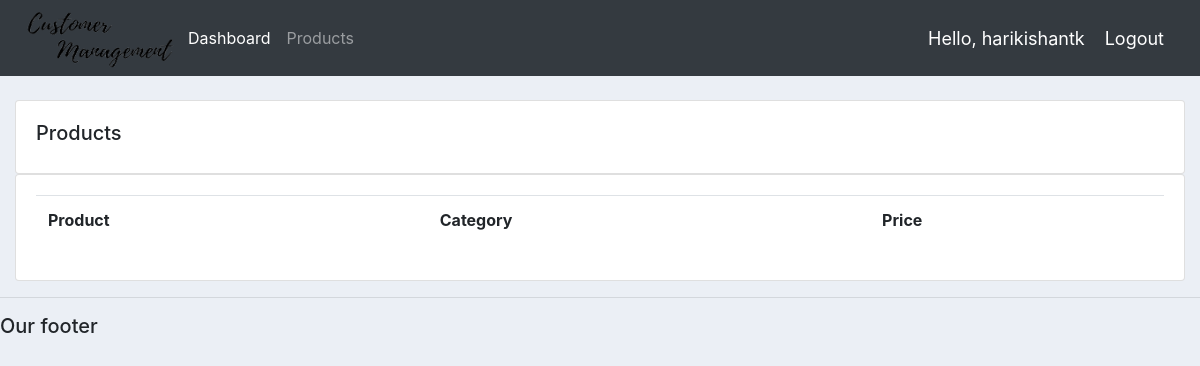
Before: /products/ (signed in) with the older database file.
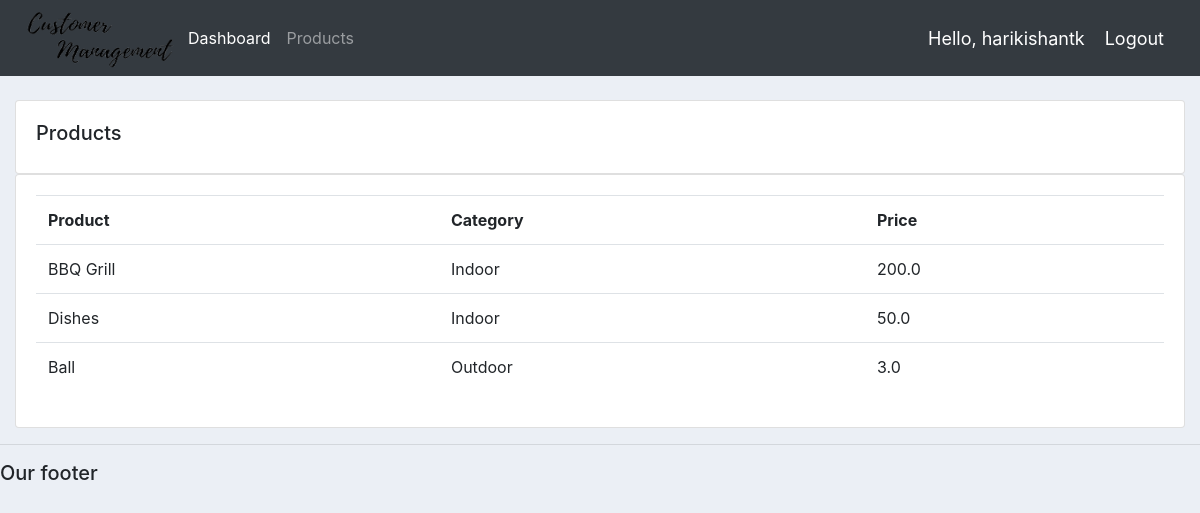
After: the same page with the newer database file.
### accounts/models.py (models this page shows, shortened)
class Product(models.Model):
	CATEGORY = (
			('Indoor', 'Indoor'),
			('Out Door', 'Out Door'),
			)
	name = models.CharField(max_length=200, null=True)
	price = models.FloatField(null=True)
	category = models.CharField(max_length=200, null=True, choices=CATEGORY)
	description = models.CharField(max_length=200, null=True, blank=True)
	date_created = models.DateTimeField(auto_now_add=True, null=True)
	tags = models.ManyToManyField(Tag)

### accounts/views.py (the view)
# urls.py: path('products/', views.products, name='products'),
@login_required(login_url='login')
def products(request):
	products = Product.objects.all()
	return render(request, 'accounts/products.html', {'products':products})

### accounts/templates/accounts/products.html
{%  extends 'accounts/main.html' %}
{% block content %}
		<br>
		<div class="row">
			<div class="col-md">
				<div class="card card-body">
					<h5>Products</h5>
				</div>
				<div class="card card-body">
					<table class="table">
						<tr>
							<th>Product</th>
							<th>Category</th>
							<th>Price</th>
						</tr>
						{% for i in products %}
							<tr>
								<td>{{i.name}}</td>
								<td>{{i.category}}</td>
								<td>{{i.price}}</td>
							</tr>
						{% endfor %}
					</table>
				</div>
			</div>
		</div>
{% endblock content %}

### accounts/templates/accounts/main.html (shortened to what this page needs)
{% load static %}
<!DOCTYPE html>
<html>
<head>
	<link rel="stylesheet" href="https://stackpath.bootstrapcdn.com/bootstrap/4.3.1/css/bootstrap.min.css">
	<link rel="stylesheet" type="text/css" href="{% static '/css/main.css' %}">
</head>
<body>
	{%  include 'accounts/navbar.html' %}
	<div class="container-fluid">
	{% block content %}
	{% endblock %}
    </div>
	<hr>
	<h5>Our footer</h5>
</body>
</html>

### accounts/templates/accounts/navbar.html (shortened to what this page needs)
{% load static %}
<nav class="navbar navbar-expand-lg navbar-dark bg-dark">
 <img src="{% static 'images/logo.png' %}" height="60px" width="164px">
  <div class="collapse navbar-collapse" id="navbarNav">
    <ul class="navbar-nav">
      <li class="nav-item active">
        <a class="nav-link" href="{% url 'home' %}">Dashboard</a>
      </li>
      <li class="nav-item">
        <a class="nav-link" href="{% url 'products' %}">Products</a>
      </li>
    </ul>
  </div>
  <span class="hello-msg">Hello, {{request.user}}</span>
  <span ><a  class="hello-msg" href="{% url 'logout' %}">Logout</a></span>
</nav>

### static/css/main.css (style rules this page uses)
body { background-color: #ebeff5; }

### accounts/templates/accounts/navbar.html (style rules this page uses)
.hello-msg { font-size: 18px; color: #fff; margin-right: 20px; }

Changed rows visible on the page:
added Product: name "BBQ Grill", category "Indoor", price "200.0"
added Product: name "Dishes", category "Indoor", price "50.0"
added Product: name "Ball", category "Outdoor", price "3.0"
